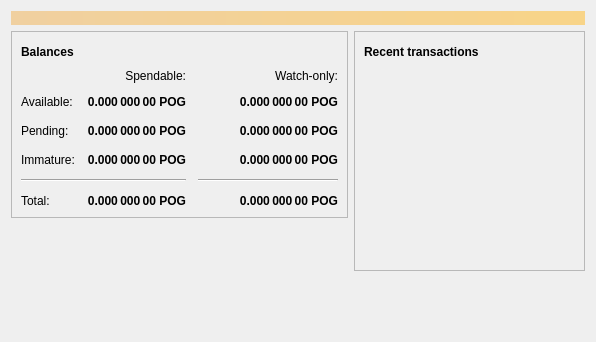
<?xml version="1.0" encoding="UTF-8"?>
<ui version="4.0">
 <class>OverviewPage</class>
 <widget class="QWidget" name="OverviewPage">
  <property name="geometry">
   <rect>
    <x>0</x>
    <y>0</y>
    <width>596</width>
    <height>342</height>
   </rect>
  </property>
  <property name="windowTitle">
   <string>Form</string>
  </property>
  <layout class="QVBoxLayout" name="topLayout">
   <item>
    <widget class="QLabel" name="labelAlerts">
     <property name="visible">
      <bool>false</bool>
     </property>
     <property name="styleSheet">
      <string notr="true">QLabel { background-color: qlineargradient(x1: 0, y1: 0, x2: 1, y2: 0, stop:0 #F0D0A0, stop:1 #F8D488); color:#000000; }</string>
     </property>
     <property name="wordWrap">
      <bool>true</bool>
     </property>
     <property name="margin">
      <number>3</number>
     </property>
     <property name="textInteractionFlags">
      <set>Qt::TextSelectableByMouse</set>
     </property>
    </widget>
   </item>
   <item>
    <layout class="QHBoxLayout" name="horizontalLayout" stretch="1,1">
     <item>
      <layout class="QVBoxLayout" name="verticalLayout_2">
       <item>
        <widget class="QFrame" name="frame">
         <property name="frameShape">
          <enum>QFrame::StyledPanel</enum>
         </property>
         <property name="frameShadow">
          <enum>QFrame::Raised</enum>
         </property>
         <layout class="QVBoxLayout" name="verticalLayout_4">
          <item>
           <layout class="QHBoxLayout" name="horizontalLayout_4">
            <item>
             <widget class="QLabel" name="label_5">
              <property name="font">
               <font>
                <weight>75</weight>
                <bold>true</bold>
               </font>
              </property>
              <property name="text">
               <string>Balances</string>
              </property>
             </widget>
            </item>
            <item>
             <widget class="QPushButton" name="labelWalletStatus">
              <property name="enabled">
               <bool>true</bool>
              </property>
              <property name="maximumSize">
               <size>
                <width>30</width>
                <height>16777215</height>
               </size>
              </property>
              <property name="toolTip">
               <string>The displayed information may be out of date. Your wallet automatically synchronizes with the ProofOfGaming network after a connection is established, but this process has not completed yet.</string>
              </property>
              <property name="text">
               <string/>
              </property>
              <property name="icon">
               <iconset resource="../proofofgaming.qrc">
                <normaloff>:/icons/warning</normaloff>
                <disabledoff>:/icons/warning</disabledoff>:/icons/warning</iconset>
              </property>
              <property name="iconSize">
               <size>
                <width>24</width>
                <height>24</height>
               </size>
              </property>
              <property name="flat">
               <bool>true</bool>
              </property>
             </widget>
            </item>
            <item>
             <spacer name="horizontalSpacer_3">
              <property name="orientation">
               <enum>Qt::Horizontal</enum>
              </property>
              <property name="sizeHint" stdset="0">
               <size>
                <width>40</width>
                <height>20</height>
               </size>
              </property>
             </spacer>
            </item>
           </layout>
          </item>
          <item>
           <layout class="QGridLayout" name="gridLayout">
            <property name="spacing">
             <number>12</number>
            </property>
            <item row="2" column="2">
             <widget class="QLabel" name="labelWatchPending">
              <property name="font">
               <font>
                <weight>75</weight>
                <bold>true</bold>
               </font>
              </property>
              <property name="cursor">
               <cursorShape>IBeamCursor</cursorShape>
              </property>
              <property name="toolTip">
               <string>Unconfirmed transactions to watch-only addresses</string>
              </property>
              <property name="text">
               <string notr="true">0.000 000 00 POG</string>
              </property>
              <property name="alignment">
               <set>Qt::AlignRight|Qt::AlignTrailing|Qt::AlignVCenter</set>
              </property>
              <property name="textInteractionFlags">
               <set>Qt::LinksAccessibleByMouse|Qt::TextSelectableByKeyboard|Qt::TextSelectableByMouse</set>
              </property>
             </widget>
            </item>
            <item row="2" column="1">
             <widget class="QLabel" name="labelUnconfirmed">
              <property name="font">
               <font>
                <weight>75</weight>
                <bold>true</bold>
               </font>
              </property>
              <property name="cursor">
               <cursorShape>IBeamCursor</cursorShape>
              </property>
              <property name="toolTip">
               <string>Total of transactions that have yet to be confirmed, and do not yet count toward the spendable balance</string>
              </property>
              <property name="text">
               <string notr="true">0.000 000 00 POG</string>
              </property>
              <property name="alignment">
               <set>Qt::AlignRight|Qt::AlignTrailing|Qt::AlignVCenter</set>
              </property>
              <property name="textInteractionFlags">
               <set>Qt::LinksAccessibleByMouse|Qt::TextSelectableByKeyboard|Qt::TextSelectableByMouse</set>
              </property>
             </widget>
            </item>
            <item row="3" column="2">
             <widget class="QLabel" name="labelWatchImmature">
              <property name="font">
               <font>
                <weight>75</weight>
                <bold>true</bold>
               </font>
              </property>
              <property name="cursor">
               <cursorShape>IBeamCursor</cursorShape>
              </property>
              <property name="toolTip">
               <string>Mined balance in watch-only addresses that has not yet matured</string>
              </property>
              <property name="text">
               <string notr="true">0.000 000 00 POG</string>
              </property>
              <property name="alignment">
               <set>Qt::AlignRight|Qt::AlignTrailing|Qt::AlignVCenter</set>
              </property>
              <property name="textInteractionFlags">
               <set>Qt::LinksAccessibleByMouse|Qt::TextSelectableByKeyboard|Qt::TextSelectableByMouse</set>
              </property>
             </widget>
            </item>
            <item row="4" column="0" colspan="2">
             <widget class="Line" name="line">
              <property name="orientation">
               <enum>Qt::Horizontal</enum>
              </property>
             </widget>
            </item>
            <item row="4" column="2">
             <widget class="Line" name="lineWatchBalance">
              <property name="sizePolicy">
               <sizepolicy hsizetype="Preferred" vsizetype="Fixed">
                <horstretch>0</horstretch>
                <verstretch>0</verstretch>
               </sizepolicy>
              </property>
              <property name="minimumSize">
               <size>
                <width>140</width>
                <height>0</height>
               </size>
              </property>
              <property name="orientation">
               <enum>Qt::Horizontal</enum>
              </property>
             </widget>
            </item>
            <item row="5" column="0">
             <widget class="QLabel" name="labelTotalText">
              <property name="text">
               <string>Total:</string>
              </property>
             </widget>
            </item>
            <item row="3" column="1">
             <widget class="QLabel" name="labelImmature">
              <property name="font">
               <font>
                <weight>75</weight>
                <bold>true</bold>
               </font>
              </property>
              <property name="cursor">
               <cursorShape>IBeamCursor</cursorShape>
              </property>
              <property name="toolTip">
               <string>Mined balance that has not yet matured</string>
              </property>
              <property name="text">
               <string notr="true">0.000 000 00 POG</string>
              </property>
              <property name="alignment">
               <set>Qt::AlignRight|Qt::AlignTrailing|Qt::AlignVCenter</set>
              </property>
              <property name="textInteractionFlags">
               <set>Qt::LinksAccessibleByMouse|Qt::TextSelectableByKeyboard|Qt::TextSelectableByMouse</set>
              </property>
             </widget>
            </item>
            <item row="2" column="3">
             <spacer name="horizontalSpacer_2">
              <property name="orientation">
               <enum>Qt::Horizontal</enum>
              </property>
              <property name="sizeHint" stdset="0">
               <size>
                <width>40</width>
                <height>20</height>
               </size>
              </property>
             </spacer>
            </item>
            <item row="3" column="0">
             <widget class="QLabel" name="labelImmatureText">
              <property name="text">
               <string>Immature:</string>
              </property>
             </widget>
            </item>
            <item row="5" column="1">
             <widget class="QLabel" name="labelTotal">
              <property name="font">
               <font>
                <weight>75</weight>
                <bold>true</bold>
               </font>
              </property>
              <property name="cursor">
               <cursorShape>IBeamCursor</cursorShape>
              </property>
              <property name="toolTip">
               <string>Your current total balance</string>
              </property>
              <property name="text">
               <string notr="true">0.000 000 00 POG</string>
              </property>
              <property name="alignment">
               <set>Qt::AlignRight|Qt::AlignTrailing|Qt::AlignVCenter</set>
              </property>
              <property name="textInteractionFlags">
               <set>Qt::LinksAccessibleByMouse|Qt::TextSelectableByKeyboard|Qt::TextSelectableByMouse</set>
              </property>
             </widget>
            </item>
            <item row="5" column="2">
             <widget class="QLabel" name="labelWatchTotal">
              <property name="font">
               <font>
                <weight>75</weight>
                <bold>true</bold>
               </font>
              </property>
              <property name="cursor">
               <cursorShape>IBeamCursor</cursorShape>
              </property>
              <property name="toolTip">
               <string>Current total balance in watch-only addresses</string>
              </property>
              <property name="text">
               <string notr="true">0.000 000 00 POG</string>
              </property>
              <property name="alignment">
               <set>Qt::AlignRight|Qt::AlignTrailing|Qt::AlignVCenter</set>
              </property>
              <property name="textInteractionFlags">
               <set>Qt::LinksAccessibleByMouse|Qt::TextSelectableByKeyboard|Qt::TextSelectableByMouse</set>
              </property>
             </widget>
            </item>
            <item row="0" column="2">
             <widget class="QLabel" name="labelWatchonly">
              <property name="text">
               <string>Watch-only:</string>
              </property>
              <property name="alignment">
               <set>Qt::AlignRight|Qt::AlignTrailing|Qt::AlignVCenter</set>
              </property>
             </widget>
            </item>
            <item row="1" column="0">
             <widget class="QLabel" name="labelBalanceText">
              <property name="text">
               <string>Available:</string>
              </property>
             </widget>
            </item>
            <item row="1" column="1">
             <widget class="QLabel" name="labelBalance">
              <property name="font">
               <font>
                <weight>75</weight>
                <bold>true</bold>
               </font>
              </property>
              <property name="cursor">
               <cursorShape>IBeamCursor</cursorShape>
              </property>
              <property name="toolTip">
               <string>Your current spendable balance</string>
              </property>
              <property name="text">
               <string notr="true">0.000 000 00 POG</string>
              </property>
              <property name="alignment">
               <set>Qt::AlignRight|Qt::AlignTrailing|Qt::AlignVCenter</set>
              </property>
              <property name="textInteractionFlags">
               <set>Qt::LinksAccessibleByMouse|Qt::TextSelectableByKeyboard|Qt::TextSelectableByMouse</set>
              </property>
             </widget>
            </item>
            <item row="1" column="2">
             <widget class="QLabel" name="labelWatchAvailable">
              <property name="font">
               <font>
                <weight>75</weight>
                <bold>true</bold>
               </font>
              </property>
              <property name="cursor">
               <cursorShape>IBeamCursor</cursorShape>
              </property>
              <property name="toolTip">
               <string>Your current balance in watch-only addresses</string>
              </property>
              <property name="text">
               <string notr="true">0.000 000 00 POG</string>
              </property>
              <property name="alignment">
               <set>Qt::AlignRight|Qt::AlignTrailing|Qt::AlignVCenter</set>
              </property>
              <property name="textInteractionFlags">
               <set>Qt::LinksAccessibleByMouse|Qt::TextSelectableByKeyboard|Qt::TextSelectableByMouse</set>
              </property>
             </widget>
            </item>
            <item row="2" column="0">
             <widget class="QLabel" name="labelPendingText">
              <property name="text">
               <string>Pending:</string>
              </property>
             </widget>
            </item>
            <item row="0" column="1">
             <widget class="QLabel" name="labelSpendable">
              <property name="text">
               <string>Spendable:</string>
              </property>
              <property name="alignment">
               <set>Qt::AlignRight|Qt::AlignTrailing|Qt::AlignVCenter</set>
              </property>
             </widget>
            </item>
           </layout>
          </item>
         </layout>
        </widget>
       </item>
       <item>
        <spacer name="verticalSpacer">
         <property name="orientation">
          <enum>Qt::Vertical</enum>
         </property>
         <property name="sizeHint" stdset="0">
          <size>
           <width>20</width>
           <height>40</height>
          </size>
         </property>
        </spacer>
       </item>
      </layout>
     </item>
     <item>
      <layout class="QVBoxLayout" name="verticalLayout_3">
       <item>
        <widget class="QFrame" name="frame_2">
         <property name="frameShape">
          <enum>QFrame::StyledPanel</enum>
         </property>
         <property name="frameShadow">
          <enum>QFrame::Raised</enum>
         </property>
         <layout class="QVBoxLayout" name="verticalLayout">
          <item>
           <layout class="QHBoxLayout" name="horizontalLayout_2">
            <item>
             <widget class="QLabel" name="label_4">
              <property name="font">
               <font>
                <weight>75</weight>
                <bold>true</bold>
               </font>
              </property>
              <property name="text">
               <string>Recent transactions</string>
              </property>
             </widget>
            </item>
            <item>
             <widget class="QPushButton" name="labelTransactionsStatus">
              <property name="enabled">
               <bool>true</bool>
              </property>
              <property name="maximumSize">
               <size>
                <width>30</width>
                <height>16777215</height>
               </size>
              </property>
              <property name="toolTip">
               <string>The displayed information may be out of date. Your wallet automatically synchronizes with the ProofOfGaming network after a connection is established, but this process has not completed yet.</string>
              </property>
              <property name="text">
               <string/>
              </property>
              <property name="icon">
               <iconset resource="../proofofgaming.qrc">
                <normaloff>:/icons/warning</normaloff>
                <disabledoff>:/icons/warning</disabledoff>:/icons/warning</iconset>
              </property>
              <property name="iconSize">
               <size>
                <width>24</width>
                <height>24</height>
               </size>
              </property>
              <property name="flat">
               <bool>true</bool>
              </property>
             </widget>
            </item>
            <item>
             <spacer name="horizontalSpacer">
              <property name="orientation">
               <enum>Qt::Horizontal</enum>
              </property>
              <property name="sizeHint" stdset="0">
               <size>
                <width>40</width>
                <height>20</height>
               </size>
              </property>
             </spacer>
            </item>
           </layout>
          </item>
          <item>
           <widget class="QListView" name="listTransactions">
            <property name="styleSheet">
             <string notr="true">QListView { background: transparent; }</string>
            </property>
            <property name="frameShape">
             <enum>QFrame::NoFrame</enum>
            </property>
            <property name="verticalScrollBarPolicy">
             <enum>Qt::ScrollBarAlwaysOff</enum>
            </property>
            <property name="horizontalScrollBarPolicy">
             <enum>Qt::ScrollBarAlwaysOff</enum>
            </property>
            <property name="selectionMode">
             <enum>QAbstractItemView::NoSelection</enum>
            </property>
           </widget>
          </item>
         </layout>
        </widget>
       </item>
       <item>
        <spacer name="verticalSpacer_2">
         <property name="orientation">
          <enum>Qt::Vertical</enum>
         </property>
         <property name="sizeHint" stdset="0">
          <size>
           <width>20</width>
           <height>40</height>
          </size>
         </property>
        </spacer>
       </item>
      </layout>
     </item>
    </layout>
   </item>
  </layout>
 </widget>
 <resources/>
 <connections/>
</ui>
